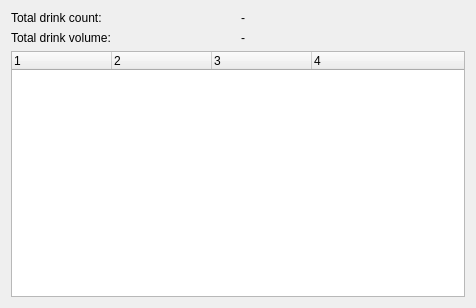
<?xml version="1.0" encoding="UTF-8"?>
<ui version="4.0">
 <class>DrinkStatsWidget</class>
 <widget class="QWidget" name="DrinkStatsWidget">
  <property name="geometry">
   <rect>
    <x>0</x>
    <y>0</y>
    <width>476</width>
    <height>308</height>
   </rect>
  </property>
  <property name="windowTitle">
   <string>Form</string>
  </property>
  <layout class="QVBoxLayout" name="verticalLayout">
   <item>
    <layout class="QGridLayout" name="gridLayout">
     <item row="0" column="0">
      <widget class="QLabel" name="label">
       <property name="text">
        <string>Total drink count:</string>
       </property>
      </widget>
     </item>
     <item row="0" column="1">
      <widget class="QLabel" name="labelTotalDrinkCount">
       <property name="text">
        <string>-</string>
       </property>
      </widget>
     </item>
     <item row="1" column="0">
      <widget class="QLabel" name="label_2">
       <property name="text">
        <string>Total drink volume:</string>
       </property>
      </widget>
     </item>
     <item row="1" column="1">
      <widget class="QLabel" name="labelTotalDrinkVolume">
       <property name="text">
        <string>-</string>
       </property>
      </widget>
     </item>
    </layout>
   </item>
   <item>
    <widget class="QTreeWidget" name="treeWidget">
     <property name="columnCount">
      <number>4</number>
     </property>
     <column>
      <property name="text">
       <string notr="true">1</string>
      </property>
     </column>
     <column>
      <property name="text">
       <string notr="true">2</string>
      </property>
     </column>
     <column>
      <property name="text">
       <string notr="true">3</string>
      </property>
     </column>
     <column>
      <property name="text">
       <string notr="true">4</string>
      </property>
     </column>
    </widget>
   </item>
  </layout>
 </widget>
 <resources/>
 <connections/>
</ui>
